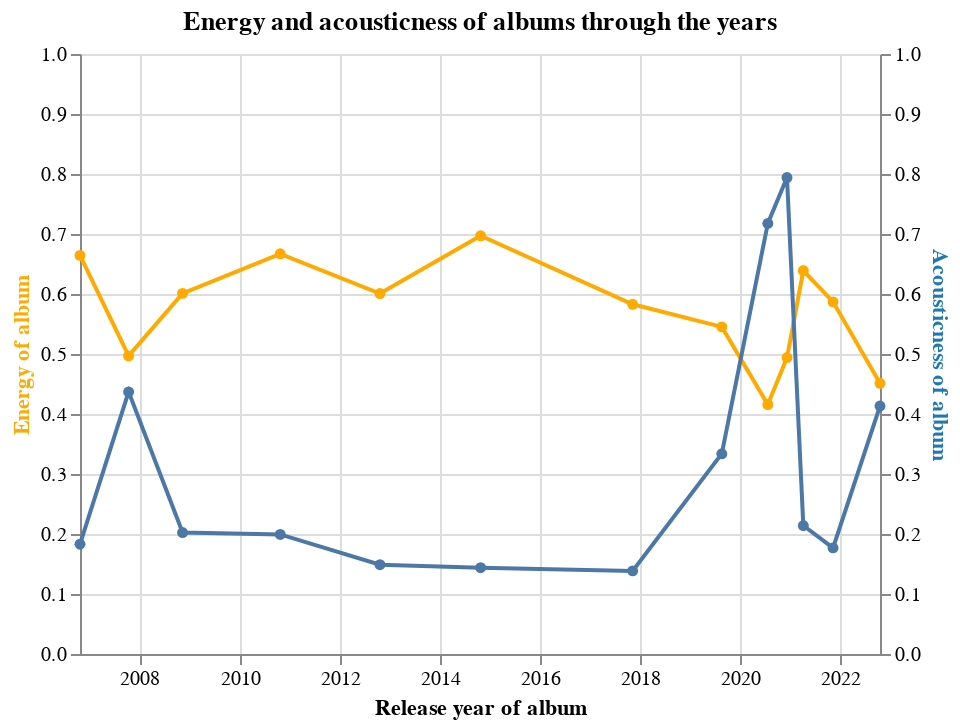

The code cell stored with this chart in its notebook:
### Markdown cell above
**Answer to Q1**: In chart_q1 you can se a line chart with dual axis, showing the evolution of energy(orange) and acousticness(blue) in the albums through the years. Energy and acousticness are in the y axis, while in x axis we have the release year of the album. There is also a tooltip to see the album each time.

### Code cell
ch1 = alt.Chart(taylor_songs).mark_line(point=True).encode(
    alt.X('album_release:T', axis=alt.Axis(title='Release year of album')),
    alt.Y('mean(energy):Q', scale=alt.Scale(domain=[0, 1]), axis=alt.Axis(title='Energy of album', titleColor='#FFAA00', grid=True)),
    tooltip = 'album_name',
    color=alt.value("#FFAA00")
).properties(title = 'Energy and acousticness of albums through the years')

ch2 = alt.Chart(taylor_songs).mark_line(point=True).encode(
    alt.X('album_release:T', axis=alt.Axis(title='Release year of album')),
    alt.Y('mean(acousticness):Q', scale=alt.Scale(domain=[0, 1]), axis=alt.Axis(title='Acousticness of album', grid=True, titleColor='#1f77b4')),
    tooltip = 'album_name'
).properties(title = 'Energy and acousticness of albums through the years')

chart_q1 = alt.layer(ch1, ch2).resolve_scale(y='independent')
chart_q1

### Figure 1 — Vega-Lite specification as saved in the notebook (floating-point values rounded to 4 significant figures; data arrays with more than 128 entries replaced by an {"elided": "..."} marker saying what was removed)
{"config": {"view": {"continuousWidth": 400, "continuousHeight": 300}}, "layer": [{"mark": {"type": "line", "point": true}, "encoding": {"color": {"value": "#FFAA00"}, "tooltip": {"field": "album_name", "type": "nominal"}, "x": {"axis": {"title": "Release year of album"}, "field": "album_release", "type": "temporal"}, "y": {"aggregate": "mean", "axis": {"grid": true, "title": "Energy of album", "titleColor": "#FFAA00"}, "field": "energy", "scale": {"domain": [0, 1]}, "type": "quantitative"}}, "title": "Energy and acousticness of albums through the years"}, {"mark": {"type": "line", "point": true}, "encoding": {"tooltip": {"field": "album_name", "type": "nominal"}, "x": {"axis": {"title": "Release year of album"}, "field": "album_release", "type": "temporal"}, "y": {"aggregate": "mean", "axis": {"grid": true, "title": "Acousticness of album", "titleColor": "#1f77b4"}, "field": "acousticness", "scale": {"domain": [0, 1]}, "type": "quantitative"}}, "title": "Energy and acousticness of albums through the years"}], "data": {"name": "data-f32cf7e12ff87f6e60128e436a3fcd60"}, "resolve": {"scale": {"y": "independent"}}, "$schema": "https://vega.github.io/schema/vega-lite/v4.17.0.json", "datasets": {"data-f32cf7e12ff87f6e60128e436a3fcd60": {"elided": "263 records"}}}
